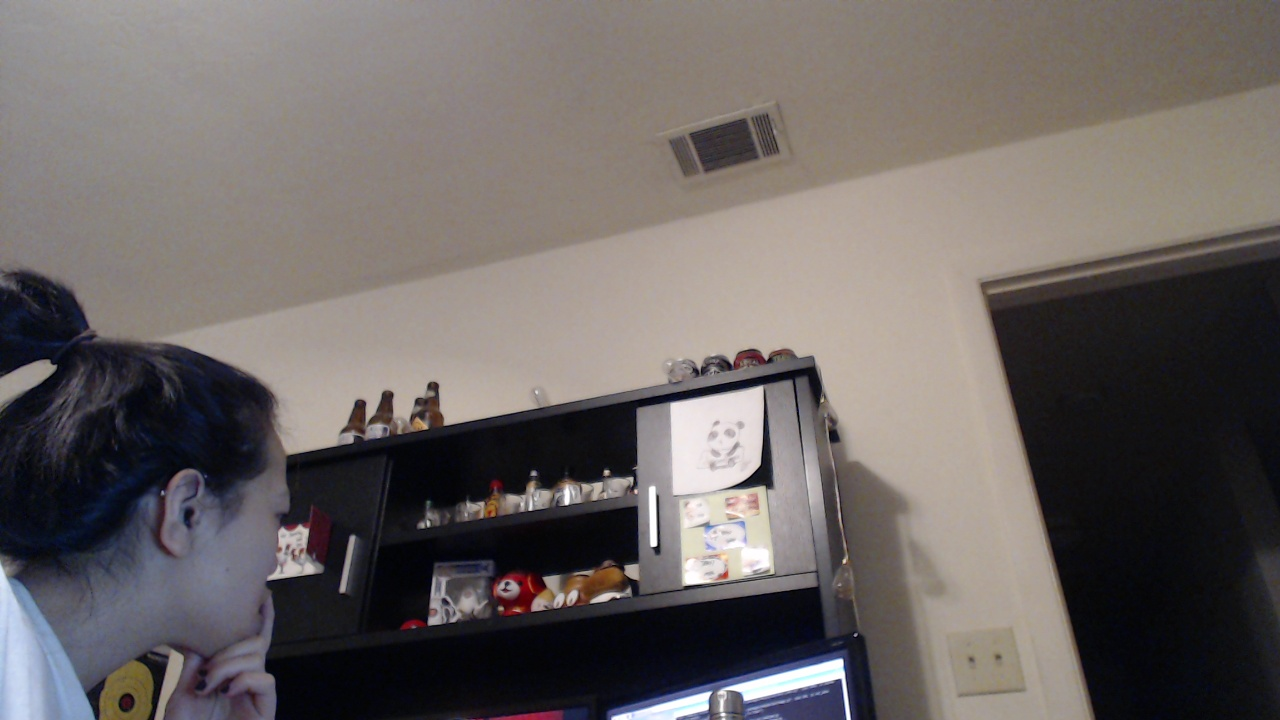
#> input picture realtime/og_img/frame0.jpg, 1280 x 720 px, found by its file name
$ python testpython.py
#> lines starting #> are read from the running program, lines starting #| are printed output that depends on the picture
import cv2
import numpy as np
import matplotlib.pyplot as plt


img = cv2.imread('frame0.jpg')
#> img is the input picture: shape (720, 1280, 3); mean B, G, R 99.5, 101.2, 107.6


height, width = img.shape[:2]
#> height = 720; width = 1280

top = np.zeros((int(height/2), width, 3), dtype=int)

bottom = img[int(height/2):height, 0:width]
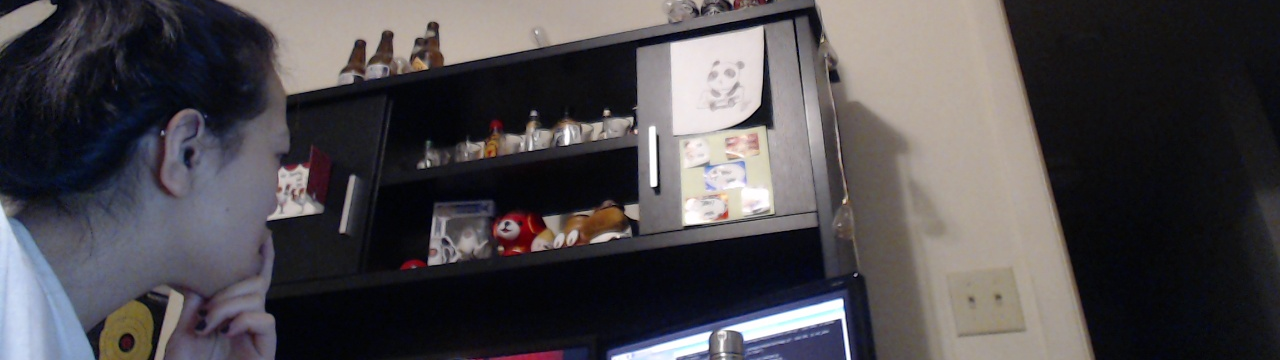
#> bottom: shape (360, 1280, 3); mean B, G, R 77.3, 74.1, 77.6

concat = np.concatenate((top, bottom))
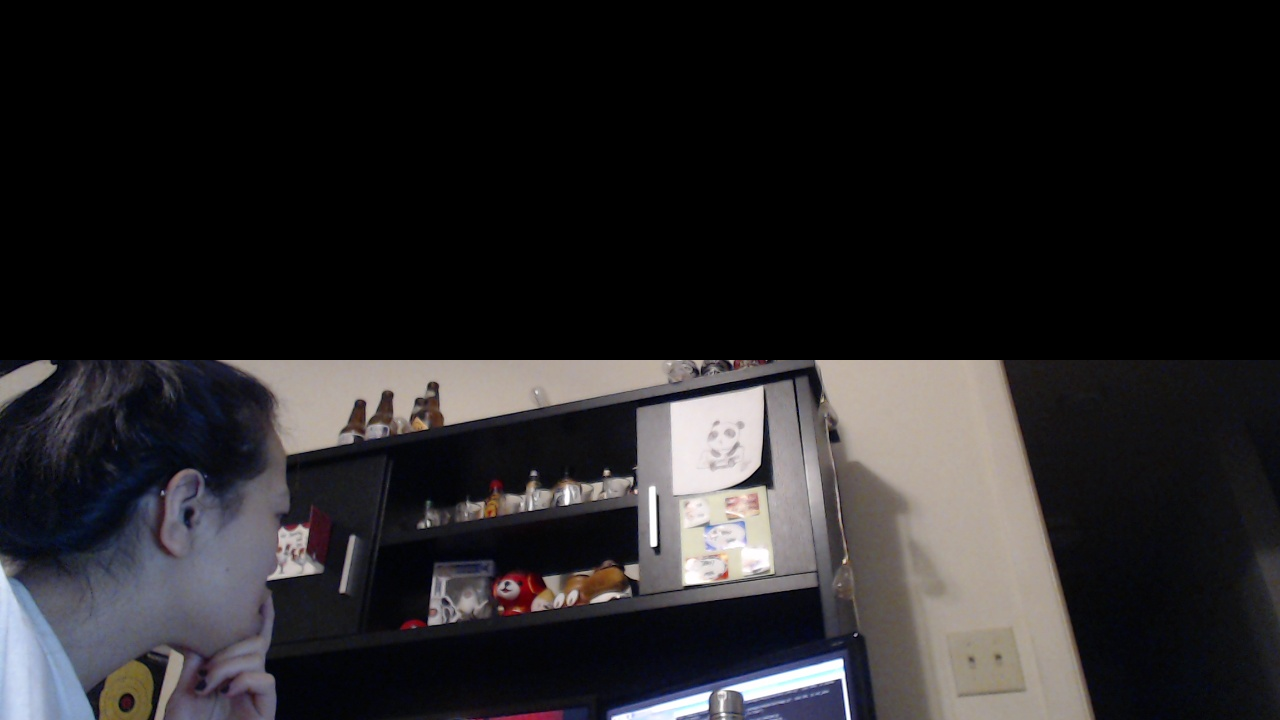
#> concat: shape (720, 1280, 3) int64; mean B, G, R 38.7, 37, 38.8


plt.imshow(img[0:int(height/2), 0:width])
plt.show()
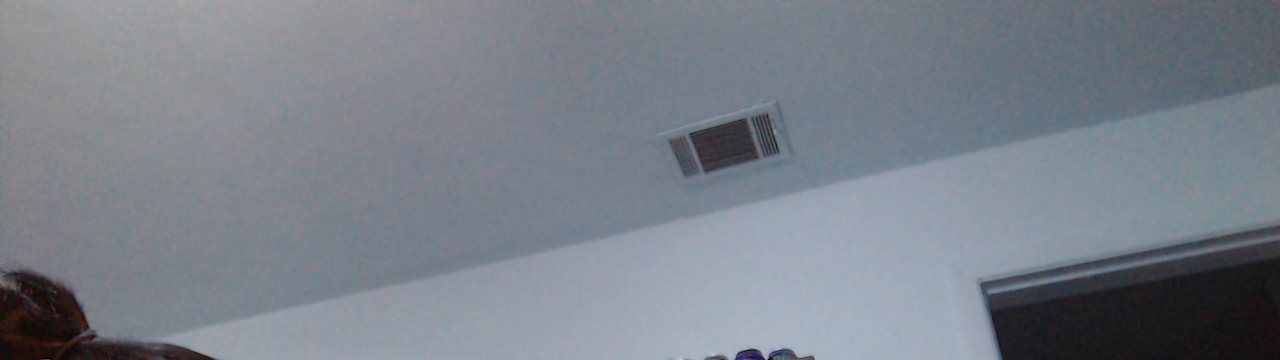
#> shown: shape (360, 1280, 3); mean R, G, B 121.8, 128.4, 137.5

plt.imshow(top)
plt.show()

plt.imshow(bottom)
plt.show()

plt.imshow(concat)
plt.show()
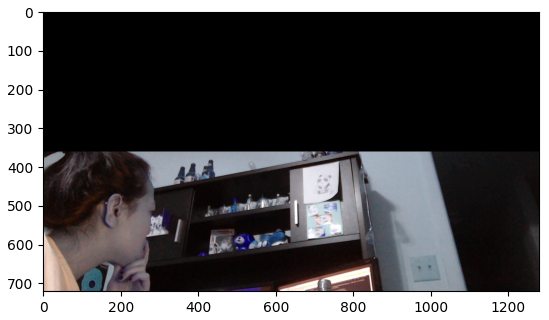
#> figure drawn by matplotlib, 1 panel; B, G, R data is drawn as R, G, B

$ run again, with realtime/og_img/frame1.jpg copied over realtime/og_img/frame0.jpg
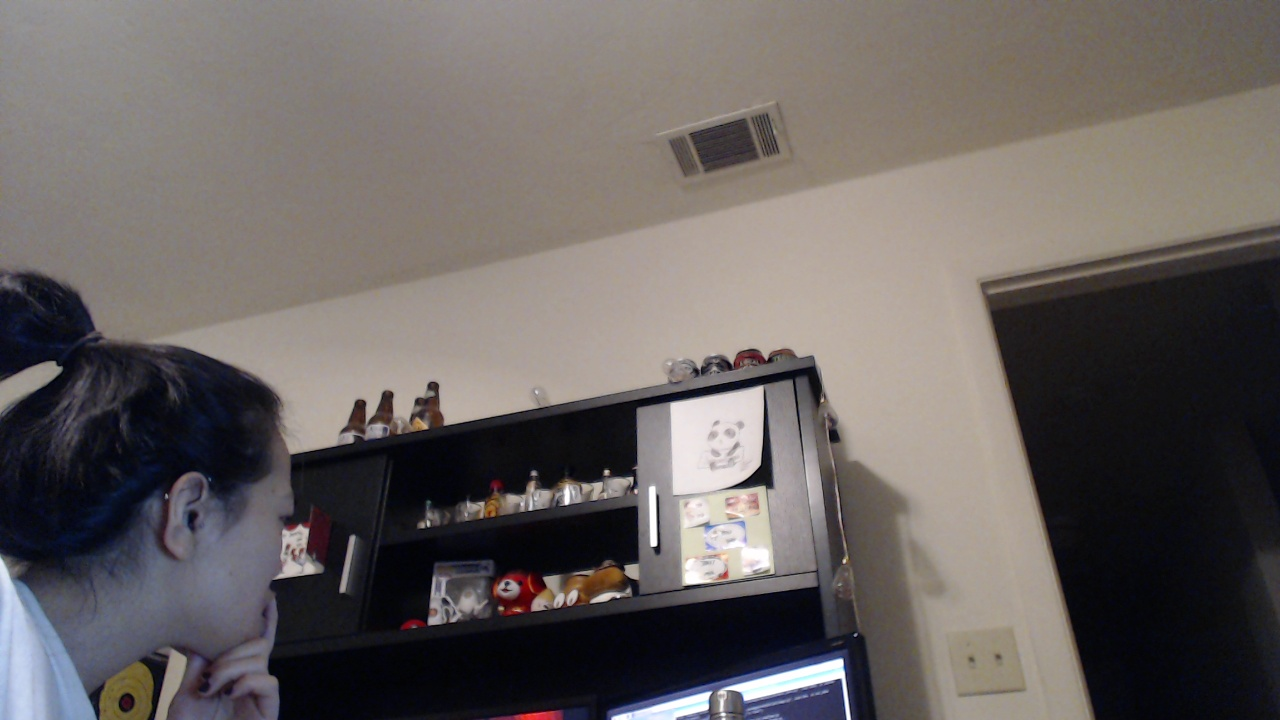
#> input picture realtime/og_img/frame1.jpg, 1280 x 720 px, found by its file name
#> img is the input picture: shape (720, 1280, 3); mean B, G, R 96.8, 98.6, 104.7
#> `plt.show()`:
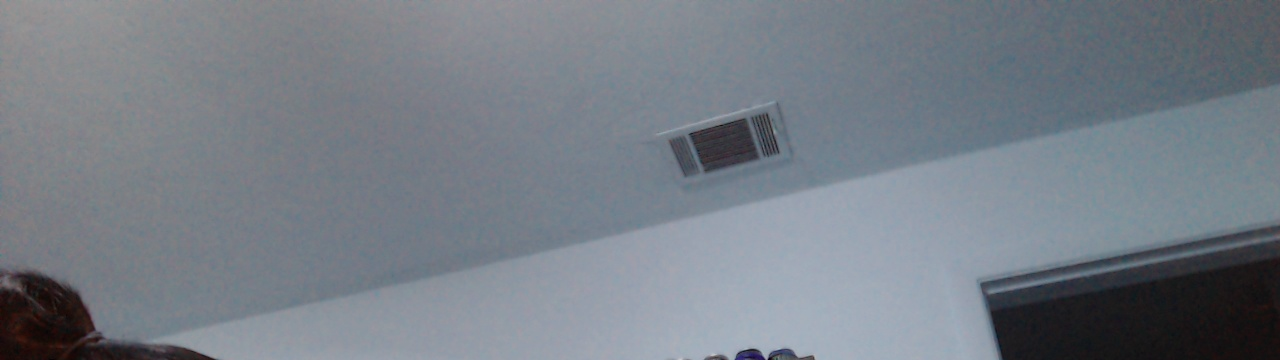
#> shown: shape (360, 1280, 3); mean R, G, B 118.2, 125.3, 134
#> `plt.show()`:
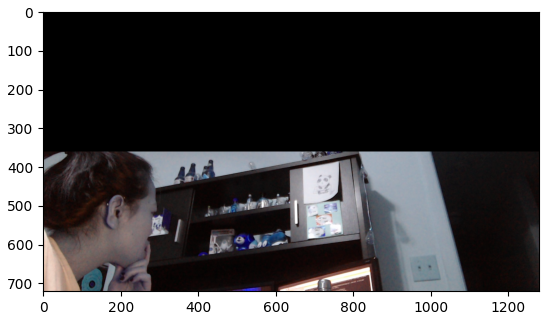
#> figure drawn by matplotlib, 1 panel; B, G, R data is drawn as R, G, B

$ run again, with realtime/og_img/frame10.jpg copied over realtime/og_img/frame0.jpg
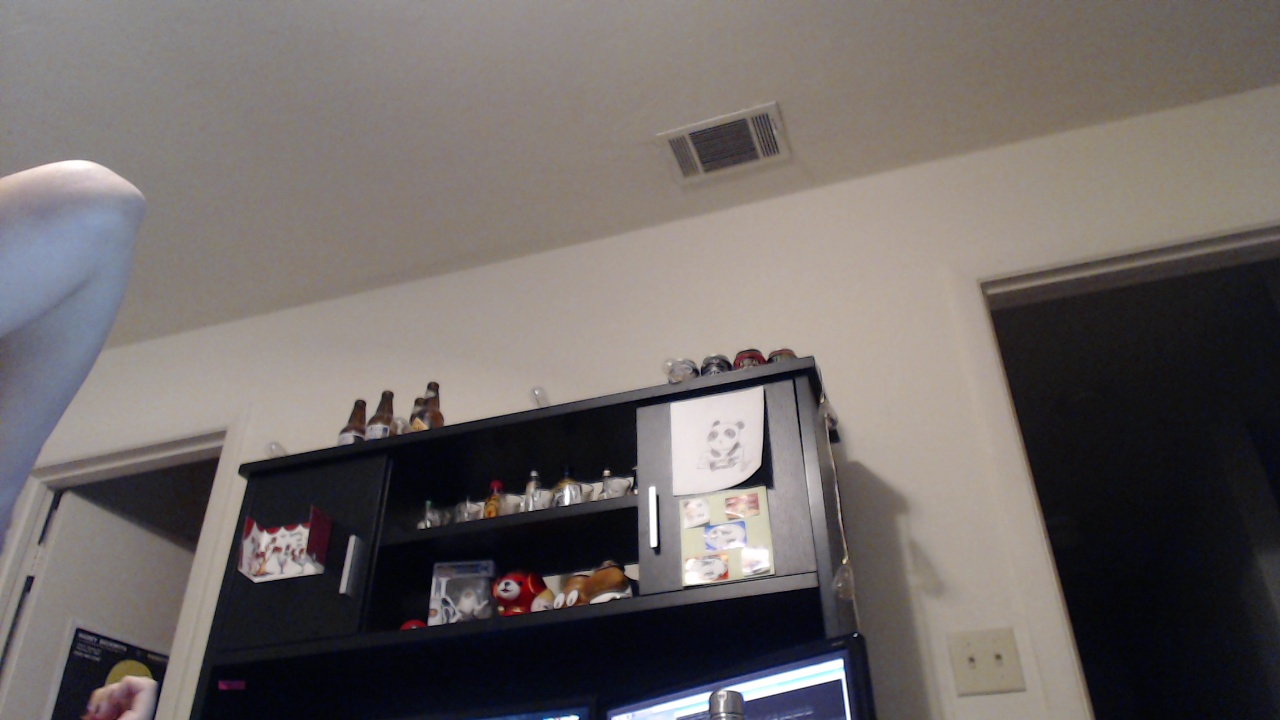
#> input picture realtime/og_img/frame10.jpg, 1280 x 720 px, found by its file name
#> img is the input picture: shape (720, 1280, 3); mean B, G, R 101.8, 103.7, 110.1
#> `plt.show()`:
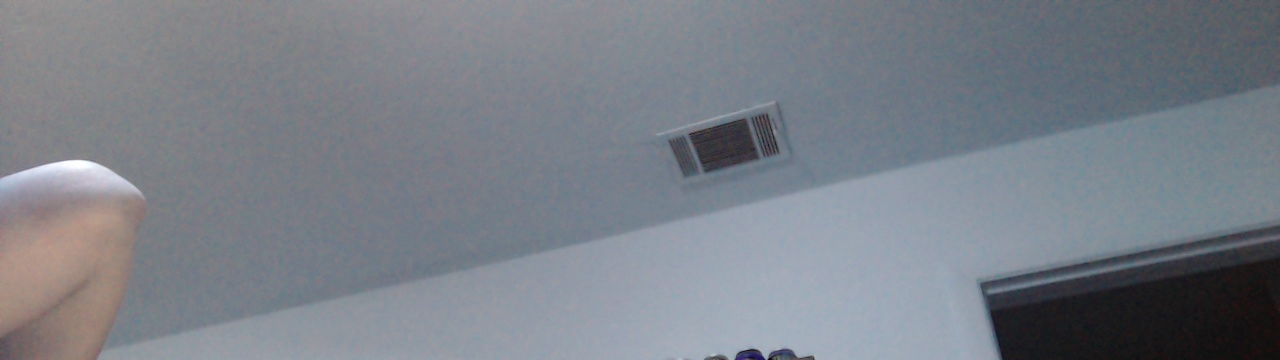
#> shown: shape (360, 1280, 3); mean R, G, B 122, 127.5, 135.8
#> `plt.show()`:
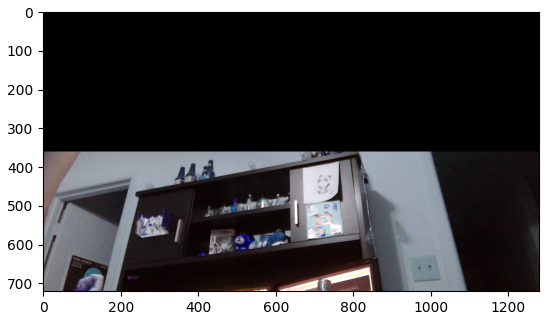
#> figure drawn by matplotlib, 1 panel; B, G, R data is drawn as R, G, B

$ run again, with realtime/og_img/frame11.jpg copied over realtime/og_img/frame0.jpg
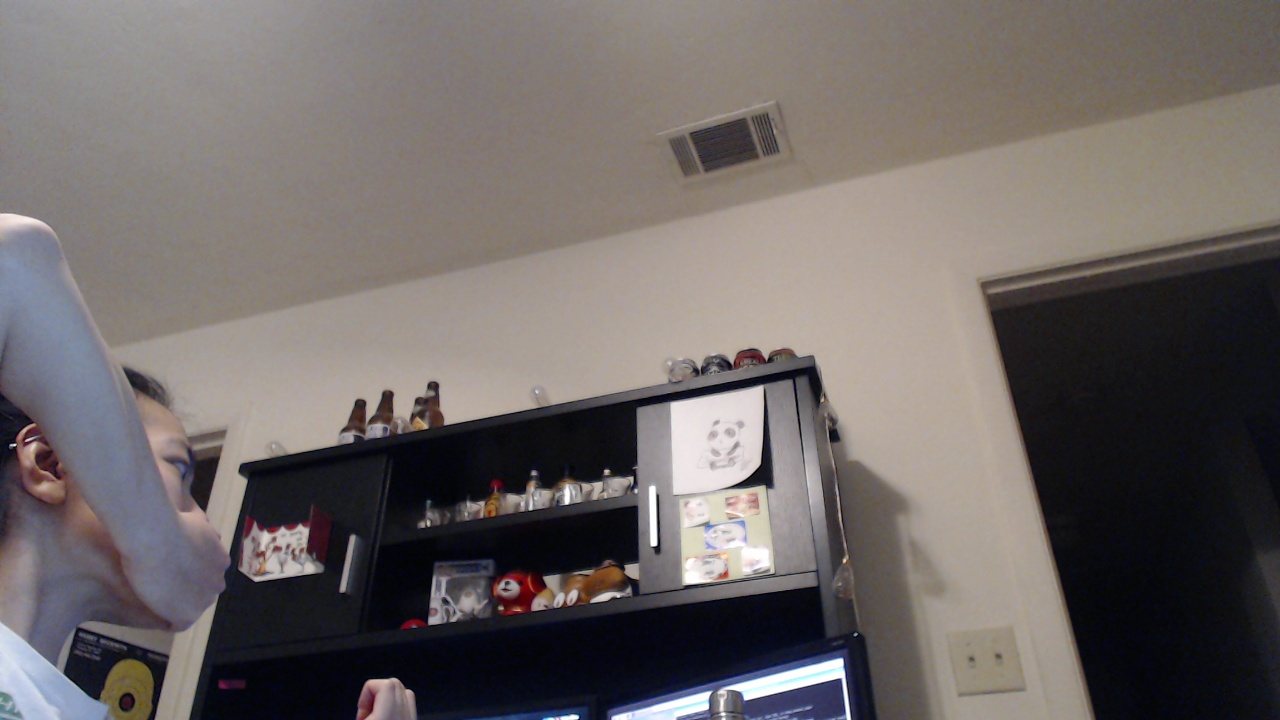
#> input picture realtime/og_img/frame11.jpg, 1280 x 720 px, found by its file name
#> img is the input picture: shape (720, 1280, 3); mean B, G, R 101.9, 103.4, 110.1
#> `plt.show()`:
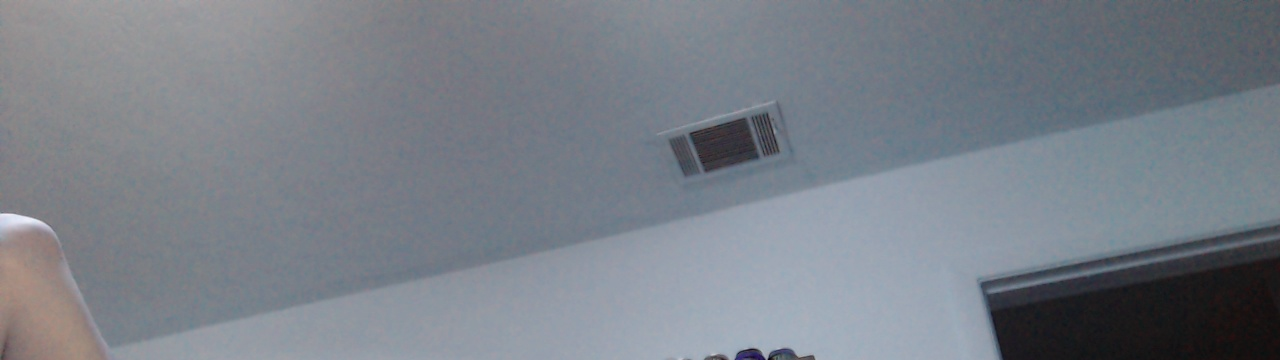
#> shown: shape (360, 1280, 3); mean R, G, B 121.3, 127.4, 136
#> `plt.show()`:
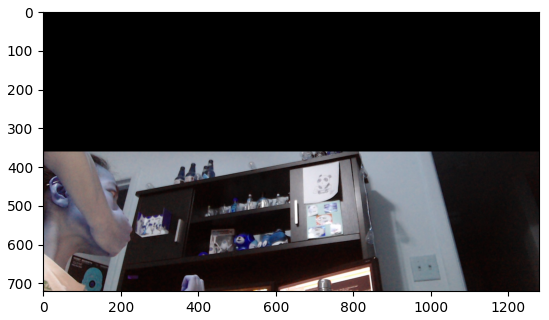
#> figure drawn by matplotlib, 1 panel; B, G, R data is drawn as R, G, B
